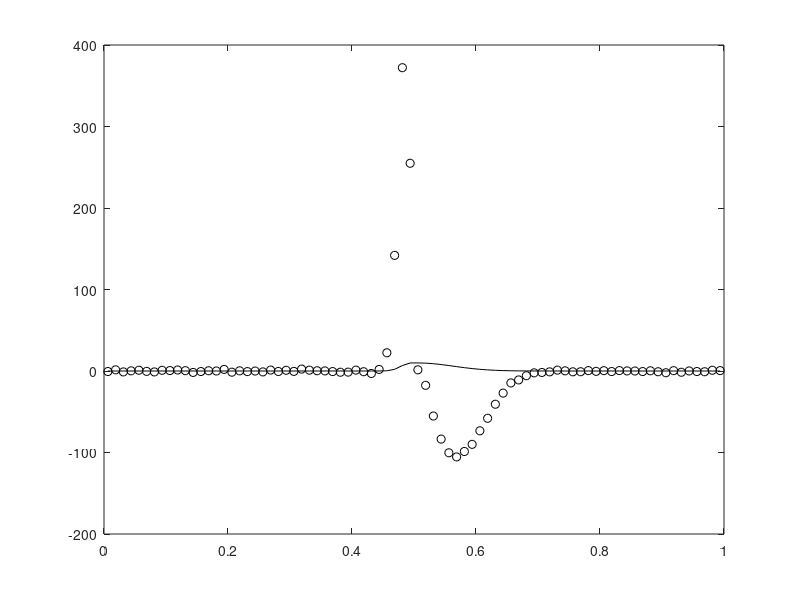
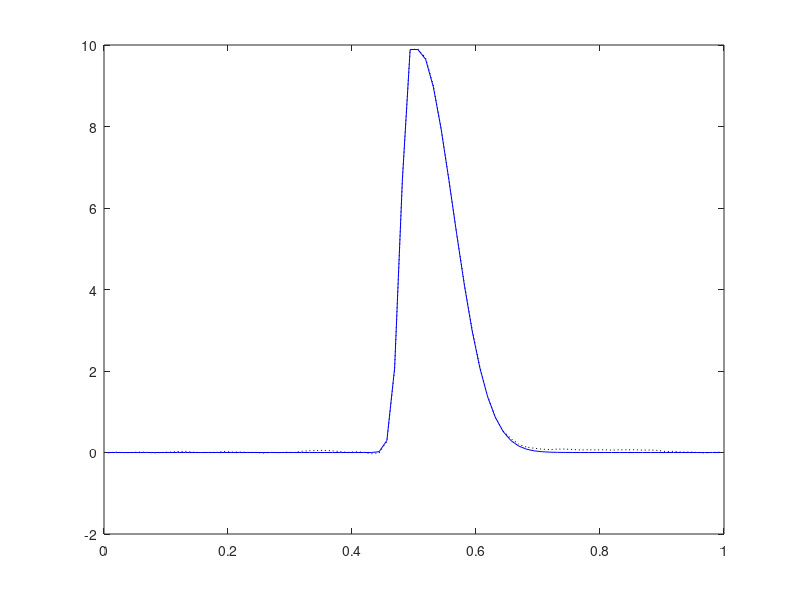
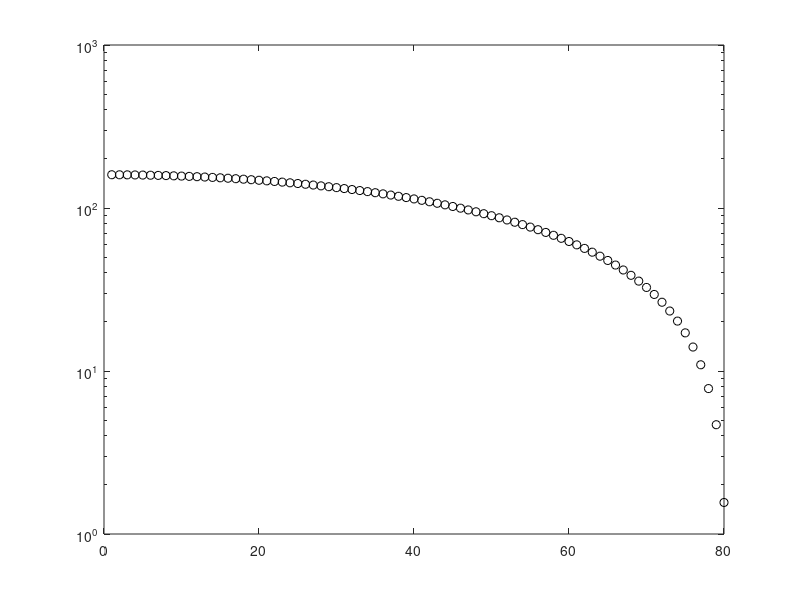

Source code (MATLAB) for these figures, in order:
%  
% PSF reconstruction problem.
%
clear all, close all
n       = 80; %%%input(' No. of grid points = ');
h       = 1/n;
t       = [h/2:h:1-h/2]';
% Create the left-half of the PSF
sig1    = .02; %%%input(' Kernel width sigma = ');
kernel1 = exp(-(t(1:40)-h/2).^2/sig1^2);
% Create the right-half of the PSF
sig2    = .08;
kernel2 = exp(-(t(1:40)-h/2).^2/sig2^2);
% Create the normalized PSF
PSF     = [flipud(kernel1);kernel2];
PSF     = PSF/sum(PSF)/h;
% Numerical discretization of intergral operator
A = tril(ones(n,n))*h;
A = inv(A);

% Set up true solution x_true and data b = A*x_true + error.
x_true = PSF;
Ax = A*x_true;
err_lev = 2; %%%input(' Percent error in data = ');
sigma = err_lev/100 * norm(Ax) / sqrt(n);
%randn('state',1)
eta =  sigma * randn(n,1);
b = Ax + eta;
figure(1), 
  plot(t,x_true,'k',t,b,'ko')
  %legend('true image','blurred, noisy data','Location','NorthWest')
figure(2),
  plot(t,A\b,'k:',t,x_true,'b')

delta_b = norm(b-Ax)
delta_x = norm(x_true-A\b)

% SVD analysis
[U,S,V] = svd(A);
figure(3),
  semilogy(diag(S),'ko')
